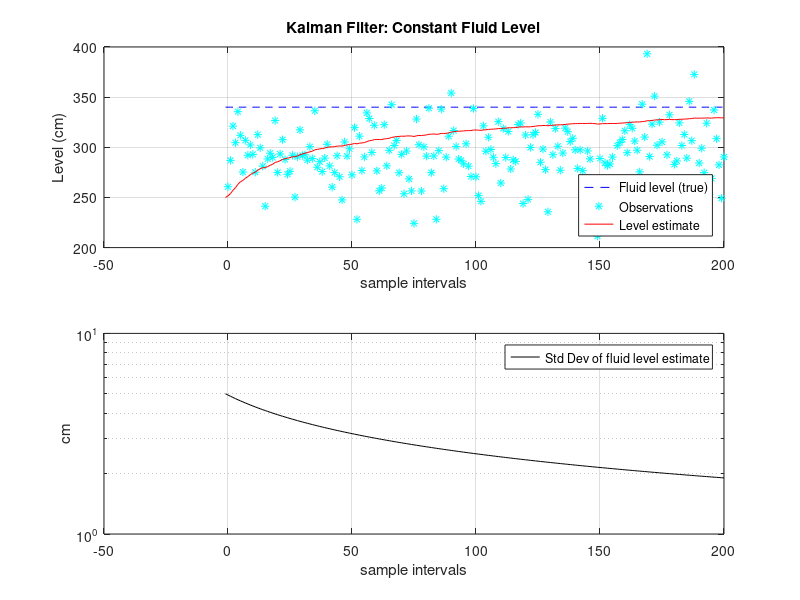

Recreate this plot in MATLAB.
% kalman_dc
% 
% Simulation parameters
rho = 0.874;        % Density of benzene, g/cm^3
cst_p = 0.98*rho;   % Measurement constant, in mbar/cm
mean_s = 250;       % Initial guess of fluid level, in cm
var_s = 5^2;       % Variance of initial guess, in cm^2
var_v = 25^2;       % Variance of measurement errors, in mbar^2
N = 200;            % Number of iterations (total measurements = N+1)

% Initialization
s = 340;                  % True fluid level, in cm
s_est = zeros(1,N+2);     % Allocate memory for state estimate
s_est(1) = mean_s;        % Initialize state estimate
cov_est = zeros(1,N+2);   % Allocate memory for estimation error covariance
cov_est(1) = var_s;       % Initialize estimation error covariance
state = zeros(1,N+2);     % Allocate memory for system state
state(1) = s;             % Initialize system state
x = zeros(1,N+2);         % Allocate memory for observations

% Execution
for n = 2:N+2
    % System state (constant)
    state(n) = s;
    
    % Observation
    x(n) = cst_p*state(n) + sqrt(var_v)*randn;
    
    % Kalman filter
    s_pred = s_est(n-1);                                              % State prediction, in cm
    cov_pred = cov_est(n-1);                                          % Prediction error covariance, in cm^2
    Kgain = cov_pred*cst_p / (cst_p^2*cov_pred + var_v);             % Kalman gain
    s_est(n) = s_pred + Kgain*(x(n) - cst_p*s_pred);                % State estimate, in cm
    cov_est(n) = (1 - Kgain*cst_p)*cov_pred;                        % Estimation error covariance, in cm^2
end

% Plot results
subplot(211)
plot(-1:N,state,'b--',0:N,x(2:N+2),'c*',-1:N,s_est,'r-');
xlabel('sample intervals');
ylabel('Level (cm)');
legend('Fluid level (true)','Observations','Level estimate','Location','SouthEast')
title('Kalman Filter: Constant Fluid Level')
grid on

subplot(212)
semilogy(-1:N,sqrt(cov_est),'k');
xlabel('sample intervals');
ylabel('cm');
legend('Std Dev of fluid level estimate')
grid on
